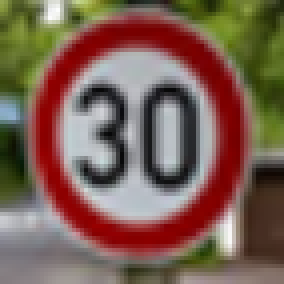
#> input picture images/ID_1.png, 71 x 71 px (shown 4 times larger); its folder holds 4 pictures in this run
$ jupyter execute --allow-errors Traffic_Sign_Classifier.ipynb   (shell and % lines are left out)
#> lines starting #> are read from the running program, lines starting #| are printed output that depends on the picture
# Self-Driving Car Engineer Nanodegree

## Deep Learning

## Project: Build a Traffic Sign Recognition Classifier

In this notebook, a template is provided for you to implement your functionality in stages, which is required to successfully complete this project. If additional code is required that cannot be included in the notebook, be sure that the Python code is successfully imported and included in your submission if necessary.

> **Note**: Once you have completed all of the code implementations, you need to finalize your work by exporting the iPython Notebook as an HTML document. Before exporting the notebook to html, all of the code cells need to have been run so that reviewers can see the final implementation and output. You can then export the notebook by using the menu above and navigating to  \n",
    "**File -> Download as -> HTML (.html)**. Include the finished document along with this notebook as your submission.

In addition to implementing code, there is a writeup to complete. The writeup should be completed in a separate file, which can be either a markdown file or a pdf document. There is a [write up template](https://github.com/udacity/CarND-Traffic-Sign-Classifier-Project/blob/master/writeup_template.md) that can be used to guide the writing process. Completing the code template and writeup template will cover all of the [rubric points](https://review.udacity.com/#!/rubrics/481/view) for this project.

The [rubric](https://review.udacity.com/#!/rubrics/481/view) contains "Stand Out Suggestions" for enhancing the project beyond the minimum requirements. The stand out suggestions are optional. If you decide to pursue the "stand out suggestions", you can include the code in this Ipython notebook and also discuss the results in the writeup file.

>**Note:** Code and Markdown cells can be executed using the **Shift + Enter** keyboard shortcut. In addition, Markdown cells can be edited by typically double-clicking the cell to enter edit mode.

---
## Step 0: Load The Data

The dataset is available [here](https://s3-us-west-1.amazonaws.com/udacity-selfdrivingcar/traffic-signs-data.zip).
The data is a pickled dataset and has been resized to 32x32 which is what this model uses.

[cell 1]
# Load pickled data
import pickle
import numpy as np

# TODO: Fill this in based on where you saved the training and testing data

training_file = 'train.p'
validation_file= 'valid.p'
testing_file = 'test.p'

#> (the rest of this cell did not finish here and is left out)

---

## Step 1: Dataset Summary & Exploration

The pickled data is a dictionary with 4 key/value pairs:

- `'features'` is a 4D array containing raw pixel data of the traffic sign images, (num examples, width, height, channels).
- `'labels'` is a 1D array containing the label/class id of the traffic sign. The file `signnames.csv` contains id -> name mappings for each id.
- `'sizes'` is a list containing tuples, (width, height) representing the original width and height the image.
- `'coords'` is a list containing tuples, (x1, y1, x2, y2) representing coordinates of a bounding box around the sign in the image. **THESE COORDINATES ASSUME THE ORIGINAL IMAGE. THE PICKLED DATA CONTAINS RESIZED VERSIONS (32 by 32) OF THESE IMAGES**

Complete the basic data summary below. Use python, numpy and/or pandas methods to calculate the data summary rather than hard coding the results. For example, the [pandas shape method](http://pandas.pydata.org/pandas-docs/stable/generated/pandas.DataFrame.shape.html) might be useful for calculating some of the summary results.

### Provide a Basic Summary of the Data Set Using Python, Numpy and/or Pandas

#> (a cell that did not finish here is left out)

### Include an exploratory visualization of the dataset

Visualize the German Traffic Signs Dataset using the pickled file(s). This is open ended, suggestions include: plotting traffic sign images, plotting the count of each sign, etc.

The [Matplotlib](http://matplotlib.org/) [examples](http://matplotlib.org/examples/index.html) and [gallery](http://matplotlib.org/gallery.html) pages are a great resource for doing visualizations in Python.

**NOTE:** It's recommended you start with something simple first. If you wish to do more, come back to it after you've completed the rest of the sections. It can be interesting to look at the distribution of classes in the training, validation and test set. Is the distribution the same? Are there more examples of some classes than others?

[cell 3]
### Data exploration visualization code goes here.
### Feel free to use as many code cells as needed.
import matplotlib.pyplot as plt
plt.rcdefaults()
import numpy as np
import random
from itertools import groupby

# Visualizations will be shown in the notebook.

#Display the 43 different type of traffic signs and their corresponding count.
num_of_samples=[]
totalsum = 0
plt.figure(figsize=(32, 32))
#> (the rest of this cell did not finish here and is left out)

#> (a cell that did not finish here is left out)

----

## Step 2: Design and Test a Model Architecture

Design and implement a deep learning model that learns to recognize traffic signs. Train and test your model on the [German Traffic Sign Dataset](http://benchmark.ini.rub.de/?section=gtsrb&subsection=dataset).

The LeNet-5 implementation shown in the [classroom](https://classroom.udacity.com/nanodegrees/nd013/parts/fbf77062-5703-404e-b60c-95b78b2f3f9e/modules/6df7ae49-c61c-4bb2-a23e-6527e69209ec/lessons/601ae704-1035-4287-8b11-e2c2716217ad/concepts/d4aca031-508f-4e0b-b493-e7b706120f81) at the end of the CNN lesson is a solid starting point. You'll have to change the number of classes and possibly the preprocessing, but aside from that it's plug and play!

With the LeNet-5 solution from the lecture, you should expect a validation set accuracy of about 0.89. To meet specifications, the validation set accuracy will need to be at least 0.93. It is possible to get an even higher accuracy, but 0.93 is the minimum for a successful project submission.

There are various aspects to consider when thinking about this problem:

- Neural network architecture (is the network over or underfitting?)
- Play around preprocessing techniques (normalization, rgb to grayscale, etc)
- Number of examples per label (some have more than others).
- Generate fake data.

Here is an example of a [published baseline model on this problem](http://yann.lecun.com/exdb/publis/pdf/sermanet-ijcnn-11.pdf). It's not required to be familiar with the approach used in the paper but, it's good practice to try to read papers like these.

### Pre-process the Data Set (normalization, grayscale, etc.)

Minimally, the image data should be normalized so that the data has mean zero and equal variance. For image data, `(pixel - 128)/ 128` is a quick way to approximately normalize the data and can be used in this project.

Other pre-processing steps are optional. You can try different techniques to see if it improves performance.

Use the code cell (or multiple code cells, if necessary) to implement the first step of your project.

## Design and Test a Model Architecture (Preprocessing) Question 1

The two preprocessing techniques I used were grayscale transformation and normalization. After researching online It's apparent that to get a really high accuracy on the validation set, it's necessary to do some type of data augmentation, especially on the MNIST data set where there are a lot of classes that are not as well represented as other classes. I decided to not use any data augmentation, since I didn't have much time, and I think I can comfortably get higher than 93% accuracy with other techniques.

Gray scale transformation is important because it allows several positive effects.

- It's quicker for the computer to process, because we are operating on less information 3 channels to 1.
- It generally makes identifying edges easier, which could be difficult with a color image
- If I want to add data augmentation techniques later on, It's simpler on gray scale images due to less code and faster process time.

Normalization is important because it ensures that the input parameter (pixel) for the network has a similar data distribution, which means that convergence would be faster when training the network.

[cell 5]
### Preprocess the data here. It is required to normalize the data. Other preprocessing steps could include
### converting to grayscale, etc.
### Feel free to use as many code cells as needed.
from sklearn.utils import shuffle

def normalize(x):
    return (x.astype(float) - 128) / 128

#save rgb images for displaying softmax probabilities
#> (the rest of this cell did not finish here and is left out)

#> (a cell that did not finish here is left out)

## Design and Test a Model Architecture (Model Architecture) Question 2

The architecture I chose to implement was the LeNet5 architecture described in class with a few modifications.

The LeNet5 architecture has been modified to receive grayscale images and uses dropout.
 - The original LeNet was set to receive color images, this is modified to 32x32x1 because of grayscale
 - There are 2 convolutional layers, 2 max pooling layers, and 3 fully connected layers. The last fully connected layer is the output. This architecture uses 2 dropout rates after 4 layers. 2 of which are after the convolutional layer, and 2 after the first 2 fully connected layers
 - The first layer is a convolutional layer: Input = 32x32x1. Output = 28x28x6.
   filter width is 5x5, input depth is 1, output depth is 6. The strides are 1 across, 1 down with valid padding.
 - There is a dropout here of 0.8, so 80% of the activations are retained during training. 100% during validation and testing.
 - The second layer is a max-pooling layer: Input = 28x28x6. Output = 14x14x6.
   filter width is 2x2, The strides are 2 across, 2 down. Padding is valid.
 - The third layer is a convolutional layer: Input = 14x14x6. Output = 10x10x16.
   filter width is 5x5, input depth is 6, output depth is 16. The strides are 1 across, 1 down with valid padding.
 - There is a dropout here of 0.8, so 80% of the activations are retained during training. 100% during validation and testing.
 - The fourth layer is a max-pooling layer: Input = 10x10x16. Output = 5x5x16
   filter width is 2x2, The strides are 2 across, 2 down. Padding is valid.
 - Then the output is flattened so 5x5x16 becomes 400.
 - The 5th layer is a fully connected layer that takes 400 input and produces 120 ouput.
   There is a dropout here of 0.6, so 60% of the activations are retained during training. 100% during validation and testing.
 - The 6th layer is a fully connected layer that takes 120 input and produces 84 output.
   There is a dropout here of 0.6, so 60% of the activations are retained during training. 100% during validation and testing.
 - The final layer is a fully connected layer that takes 84 inputs and produces 43 outputs, one for each type of traffic sign.


### Model Architecture

[cell 7]
### Define your architecture here.
### Feel free to use as many code cells as needed.

import tensorflow as tf

EPOCHS = 100
BATCH_SIZE = 256


from tensorflow.contrib.layers import flatten

# [61 lines left out: function LeNet, not called in this run]

### Train, Validate and Test the Model

A validation set can be used to assess how well the model is performing. A low accuracy on the training and validation
sets imply underfitting. A high accuracy on the training set but low accuracy on the validation set implies overfitting.

## Design and Test a Model Architecture (Moodel Training) Question 3

I experimented with different values for dropout, epochs, learning rate and batch size. I did not modify sigma, mu, filter size and strides or layer size.
I used the optimizer provided in the LeNet lab solution (AdamOptimizer) since it is supposed to be more sophisticated than Stochastic Gradient Descent.

The following is a list of the values I used. Question 4 provides more detail as to how I picked these values.

- Epochs: 100
- LearningRate: 0.001
- BatchSize: 256
- KeepProb1: 0.9
- KeepProb2: 0.5

#> (a cell that did not finish here is left out)

[cell 9]
rate = 0.001

#> (the rest of this cell did not finish here and is left out)

#> (a cell that did not finish here is left out)

## Design and Test a Model Architecture (Solution Approach) Question 4

My solution approach was to try and find a good value for epochs, batchsize, learningrate and dropout that will give me a validation accuracy of over 93%.

The following are tables where specific qualities are tested

The conclusion after each table is listed

|Epochs|LearningRate|BatchSize|KeepProb1|KeepProb2|Validation Accuracy
|--:|--:|--:|--:|--:|
|10| 0.001| 128 |1.0|1.0|92%
| 50| 0.001  | 128  |  1.0 | 1.0  |92%

Conclusion: Increasing the number of epochs from 10 to 50 did not increase the accuracy with no dropout

|Epochs|LearningRate|BatchSize|KeepProb1|KeepProb2|Validation Accuracy
|--:|--:|--:|--:|--:|
| 10| 0.0001  | 128  |  1.0 | 1.0  |76%
| 50| 0.0001  | 128  |  1.0 | 1.0  |85%
| 100| 0.0001  | 128  |  1.0 | 1.0  |87%

Conclusion: Learning rate is decreased from 0.001 to 0.0001. Even after 100 epochs the accuracy is not as good as when the learning rate was 0.001

|Epochs|LearningRate|BatchSize|KeepProb1|KeepProb2|Validation Accuracy
|--:|--:|--:|--:|--:|
| 100| 0.001  | 256  |  1.0 | 1.0  |93%
| 100| 0.0001  | 256  |  1.0 | 1.0  |85%

Conclusion: Batch size was increased from 128 to 256. 2 different learning rates are tested and 0.001 gives the better result

|Epochs|LearningRate|BatchSize|KeepProb1|KeepProb2|Validation Accuracy
|--:|--:|--:|--:|--:|
|10| 0.001| 256 |0.8|1.0|86%
|10| 0.001  | 256  |  0.8 | 0.5  |90%

Conclusion: Row 1 has dropout at the convolutional layers but not at the fully connected layers. Row 2 has dropout at both the convolutional layers and the fully connected layers. Row 2 has better accuracy

|Epochs|LearningRate|BatchSize|KeepProb1|KeepProb2|Validation Accuracy
|--:|--:|--:|--:|--:|
|50| 0.001| 256 |0.8|1.0|92%
|50| 0.001  | 256  |  0.8 | 0.5  |96%

Conclusion: Epochs is increased from 10 to 50. Row 2 still has better accuracy and is now above the 93% required validation accuracy.

Some more results from varying dropout rates.

|Epochs|LearningRate|BatchSize|KeepProb1|KeepProb2|Validation Accuracy
|--:|--:|--:|--:|--:|
|50| 0.001| 256 |0.9|0.5|96%
|50| 0.001  | 256  |  0.8 | 0.6  |95%
|100| 0.001  | 256  |  0.8 | 0.5  |96%
|100| 0.001  | 256  |  0.8 | 0.6  |96%
|100| 0.001  | 256  |  0.9 | 0.5  |97%
|100| 0.001  | 256  |  0.9 | 0.6  |96%

Conclusion: Varying the dropout rates netted very similar results. The final values I decided to use are as follows:

- Epochs: 100
- LearningRate: 0.001
- BatchSize: 256
- KeepProb1: 0.9
- KeepProb2: 0.5

Note: Running the model with 0.9 and 0.5 did not always give me 97%. But I got consistently 96% with these values.
Also my captured images got 83% accuracy as opposed to 67% with other keepprob values.

#> (a cell that did not finish here is left out)

#> (a cell that did not finish here is left out)

Note: The validation accuracy was 96% and test accuracy was 95%. This tells me that there was not a prevalant case of overfitting.

---

## Step 3: Test a Model on New Images

To give yourself more insight into how your model is working, download at least five pictures of German traffic signs from the web and use your model to predict the traffic sign type.

You may find `signnames.csv` useful as it contains mappings from the class id (integer) to the actual sign name.

### Load and Output the Images

## Test a Model on New Images (Acquiring New Images) Question 5
I picked 6 images which correspond to the following ClassIds:

|Classid|SignName|
|--:|--:|
|1| Speed limit (30km/h)
|11| Right-of-way at the next intersection
|25| Road work
|26| Traffic signals
|3| Speed limit (60km/h)
|34| Turn left ahead

I picked 2 speed limits to try and see how well the model can differentiate between the 2 similar signs.

I picked 3 signs with a triangular shape to further assess the models effectiveness in determining edges and what is inside the shape. I want to see how confident the model is in predicting which triangular sign is which.

The last image I have is a circular shape (turn left). I want to see the probability of this being a speed limit sign.

I think that the model will be able to distinguish between the speed signs because of how big/distinct the numbers are inside the shape relative to the shape of the sign.
I think it will have some problems with the triangular images because of the similarities between the images inside the sign.

Note: the images get read in different order when testing on an linux machine (AWS instance), which requires the order of the labels to be changed.

[cell 13]
### Load the images and plot them here.
### Feel free to use as many code cells as needed.

import matplotlib.pyplot as plt
import numpy as np
import os
import cv2

custom_images = []

#on a windows machine image labels
#custom_labels = np.array([1,11,25,26,3,34])

#linux machine on aws server
custom_labels = np.array([25,3,1,11,34,26])

fig=plt.figure(figsize=(32, 32))
i = 1
for filename in os.listdir('images/'):
    img = cv2.imread('images/' + filename)
#> img is the input picture: shape (71, 71, 3); mean B, G, R 82.5, 96.3, 123
    #resize image
    img = cv2.resize(img, dsize=(32, 32), interpolation=cv2.INTER_CUBIC)
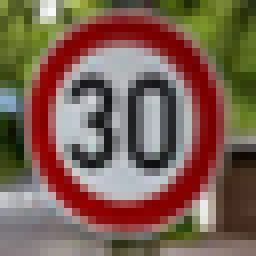
#> img: shape (32, 32, 3) (shown 8 times larger); mean B, G, R 82.7, 96.5, 123.3
    #convert png image to bgr
    img = cv2.cvtColor(img, cv2.COLOR_BGR2RGB)
    custom_images.append(img)
    ax = fig.add_subplot(1, 6, i)
    i += 1
    ax.set_title(filename, fontsize=22)
    plt.imshow(img)
#> pass 2 of the loop `for filename in os.listdir('images/'):`:
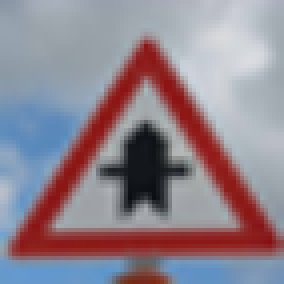
#> input picture images/ID_11.png, 71 x 71 px (shown 4 times larger)
#> img is the input picture: shape (71, 71, 3); mean B, G, R 142, 131.7, 144.1
#> `img = cv2.resize(img, dsize=(32, 32), interpolation=cv2.INTER_CUBIC)`:
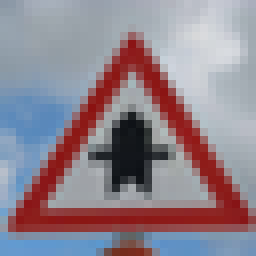
#> img: shape (32, 32, 3) (shown 8 times larger); mean B, G, R 142.1, 131.8, 144.1
#> pass 3 of the loop `for filename in os.listdir('images/'):`:
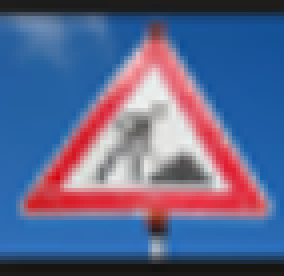
#> input picture images/ID_25.png, 71 x 69 px (shown 4 times larger)
#> img is the input picture: shape (69, 71, 3); mean B, G, R 140, 101.9, 93.4
#> `img = cv2.resize(img, dsize=(32, 32), interpolation=cv2.INTER_CUBIC)`:
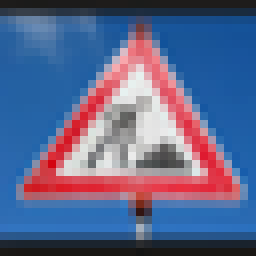
#> img: shape (32, 32, 3) (shown 8 times larger); mean B, G, R 139.8, 101.8, 93.2
#> the loop made 4 passes; the first 3 are shown
plt.show()
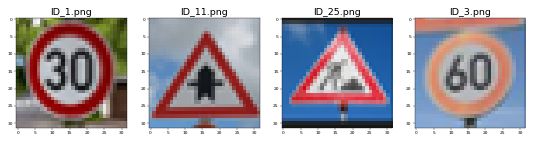
#> figure drawn by matplotlib, 4 panels

def normalize(x):
    return (x.astype(float) - 128) / 128

custom_images = np.array(custom_images)
my_signs_gray = np.sum(custom_images/3, axis=3, keepdims=True)
print(np.mean(my_signs_gray))
my_signs_normalized = normalize(my_signs_gray)
print(np.mean(my_signs_normalized))
imgplot = plt.imshow(my_signs_normalized[0].squeeze(), plt.gray())
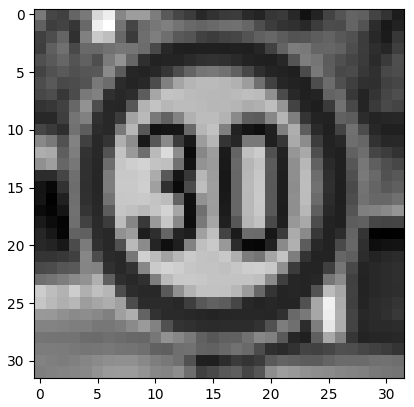
#> figure drawn by matplotlib, 1 panel
